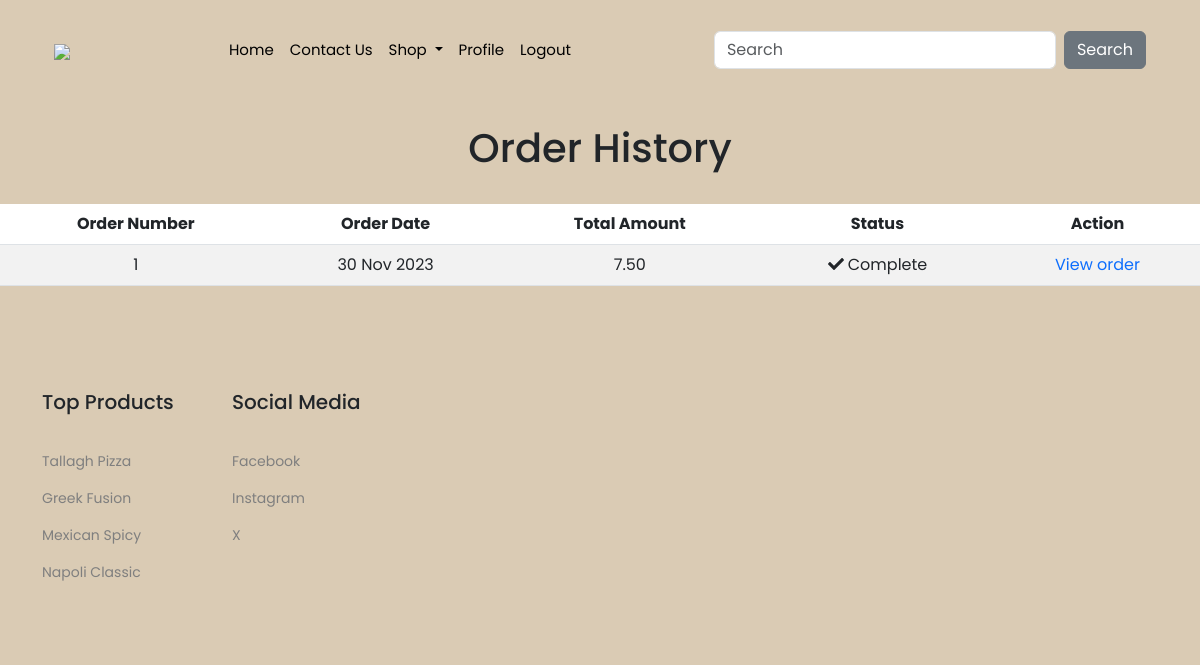
The app's page /order/history/ (signed in) with its own data.
### order/models.py (models this page shows, shortened)
class Order(models.Model):
    token = models.CharField(max_length=250, blank=True)
    total = models.DecimalField(max_digits=10, decimal_places=2, verbose_name='Euro Order Total', null=True, blank=True)
    emailAddress = models.EmailField(max_length=250, blank=True, verbose_name='Email Address')
    created = models.DateTimeField(auto_now_add=True)
    billingName = models.CharField(max_length=250, null=True, blank=True)
    billingAddress1 = models.CharField(max_length=250, null=True, blank=True)
    billingCity = models.CharField(max_length=250, null=True, blank=True)
    billingPostcode = models.CharField(max_length=10, null=True, blank=True)
    billingCountry = models.CharField(max_length=200, null=True, blank=True)
    shippingName = models.CharField(max_length=250, null=True, blank=True)
    shippingAddress1 = models.CharField(max_length=250, null=True, blank=True)
    shippingCity = models.CharField(max_length=250, null=True, blank=True)
    shippingPostcode = models.CharField(max_length=10, null=True, blank=True)
    shippingCountry = models.CharField(max_length=200, null=True, blank=True)
    voucher = models.ForeignKey(
        Voucher,
        related_name='orders',
        null=True,
        blank=True,
        on_delete=models.SET_NULL
    )
    discount = models.IntegerField(
        default=0,
        validators=[
            MinValueValidator(0),
            MaxValueValidator(100)
        ]
    )
    class Meta:
        db_table = 'Order'
        ordering = ['-created']
    def calculate_total(self):
        order_items = self.orderitem_set.all()
        total = sum(item.sub_total() for item in order_items)
        discount_amount = Decimal(self.discount) / 100 * total
        total -= discount_amount
        self.total = total
        self.save()

### order/views.py (the view)
# urls.py: path('history/', views.OrderHistory.as_view(), name='order_history'),
class OrderHistory(LoginRequiredMixin, View):
    def get(self, request):
        if request.user.is_authenticated:
            email = str(request.user.email)
            order_details = Order.objects.filter(emailAddress=email)
            for order in order_details:
                order.calculate_total()
            return render(request, 'order/orders_list.html', {'order_details': order_details})
        return render(request, 'order/orders_list.html')  # Handle the case where the user is not authenticated

### cart/context_processors.py (called while the page is built)
def counter(request):
    item_count = 0
    if 'admin' in request.path:
        return {}
    else:
        try:
            cart = Cart.objects.filter(cart_id=_cart_id(request))
            cart_items = CartItem.objects.all().filter(cart=cart[:1])
            for cart_item in cart_items:
                item_count += cart_item.quantity
        except Cart.DoesNotExist:
            item_count = 0
    return {'item_count': item_count}

### cart/views.py (called while the page is built)
def _cart_id(request):
    cart_id = request.session.session_key
    if not cart_id:
        request.session.save()
        cart_id = request.session.session_key
    return cart_id

### order/models.py (called while the page is built)
    def sub_total(self):
        return self.quantity * self.price

### shop/context_processors.py (called while the page is built)
def menu_links(request):
    links = Category.objects.all()
    return {'links': links}

### shop/models.py (called while the page is built)
    def get_absolute_url(self):
        return reverse('shop:products_by_category', args=[self.id])

### order/templates/order/orders_list.html (shortened to what this page needs)
{% extends "base.html" %}
{% load static %}
{% block content %}
<div>
    <div class="text-center">
        <br>
        <h1 class="text-center my_title">Order History</h1>
        <br>
        {% if order_details %}
        <table class="table table-striped">
            <thead>
                <tr>
                    <th>Order Number</th>
                    <th>Order Date</th>
                    <th>Total Amount</th>
                    <th>Status</th>
                    <th>Action</th>
                </tr>
            </thead>
            <tbody>
                {% for order in order_details %}
                <tr>
                    <td>{{ order.id }}</td>
                    <td>{{ order.created|date:"d M Y" }}</td>
                    <td>{{ order.total }}</td>
                    <td><i class="fas fa-check"></i>&nbsp;Complete</td>
                    <td><a href="{% url 'order:order_detail' order.pk %}">View order</a></td>
                </tr>
                {% endfor %}
            </tbody>
        </table>
        {% else %}
        <p>You have not placed any orders yet.<br><br><a
                href="{% url 'shop:shop_menu' %}"
                class="btn btn-secondary">Continue shopping</a></p>
        {% endif %}
    </div>
</div>
<br>
<br>
{% endblock %}

### static/css/custom.css (style rules this page uses)
*, ul { margin:0; padding:0; }
a { text-decoration: none; }
body { font-family: 'Poppins', sans-serif; background-color: var(--bgColor); }
:root { --black: #000; --primaryColor: #ff3368; --bgColor: #dacbb4 ; }

### records on screen
Order: id "1", created "30 Nov 2023", total "7.50"
